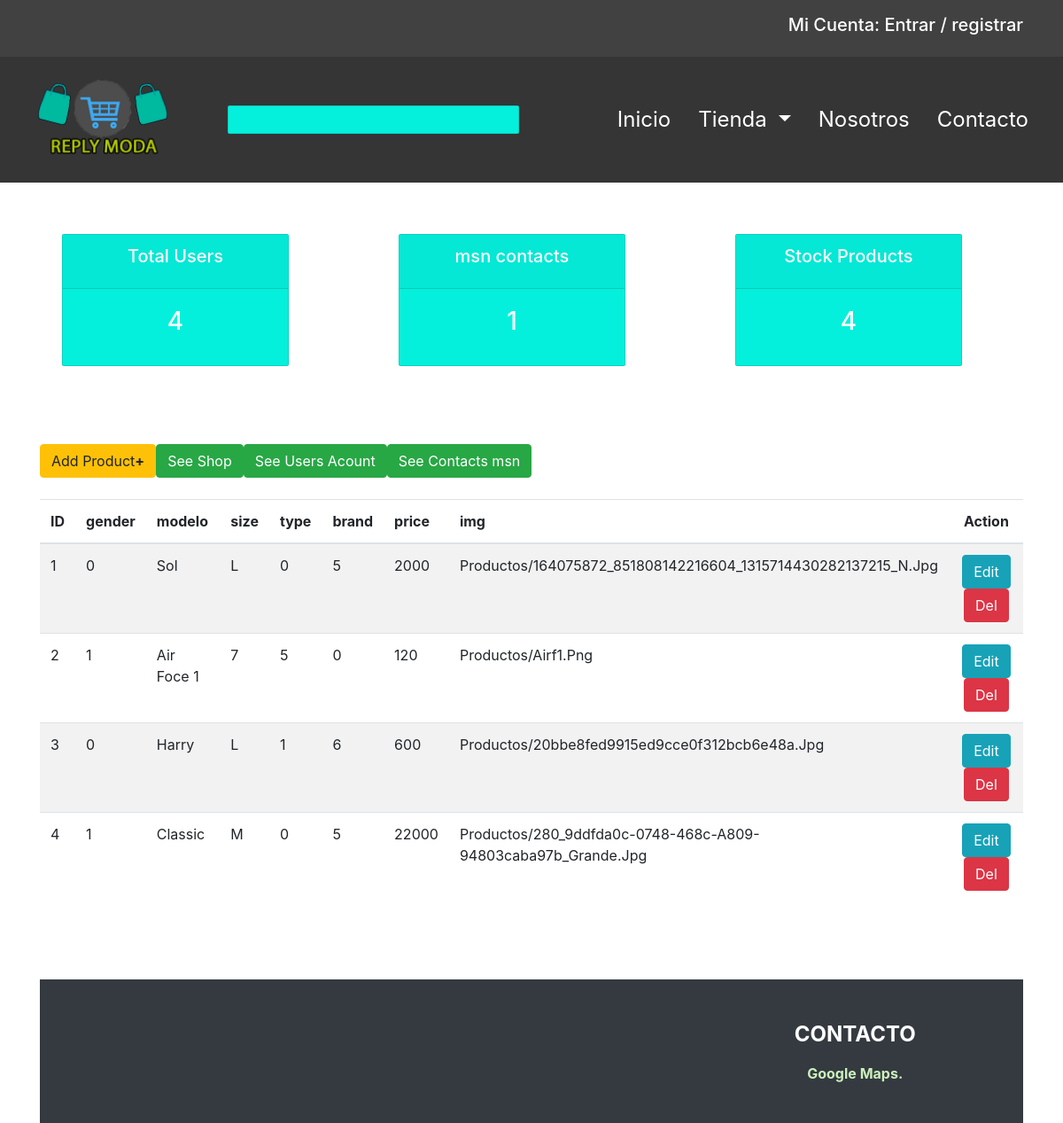
The app's page /productcrud/ (upper part), older data.
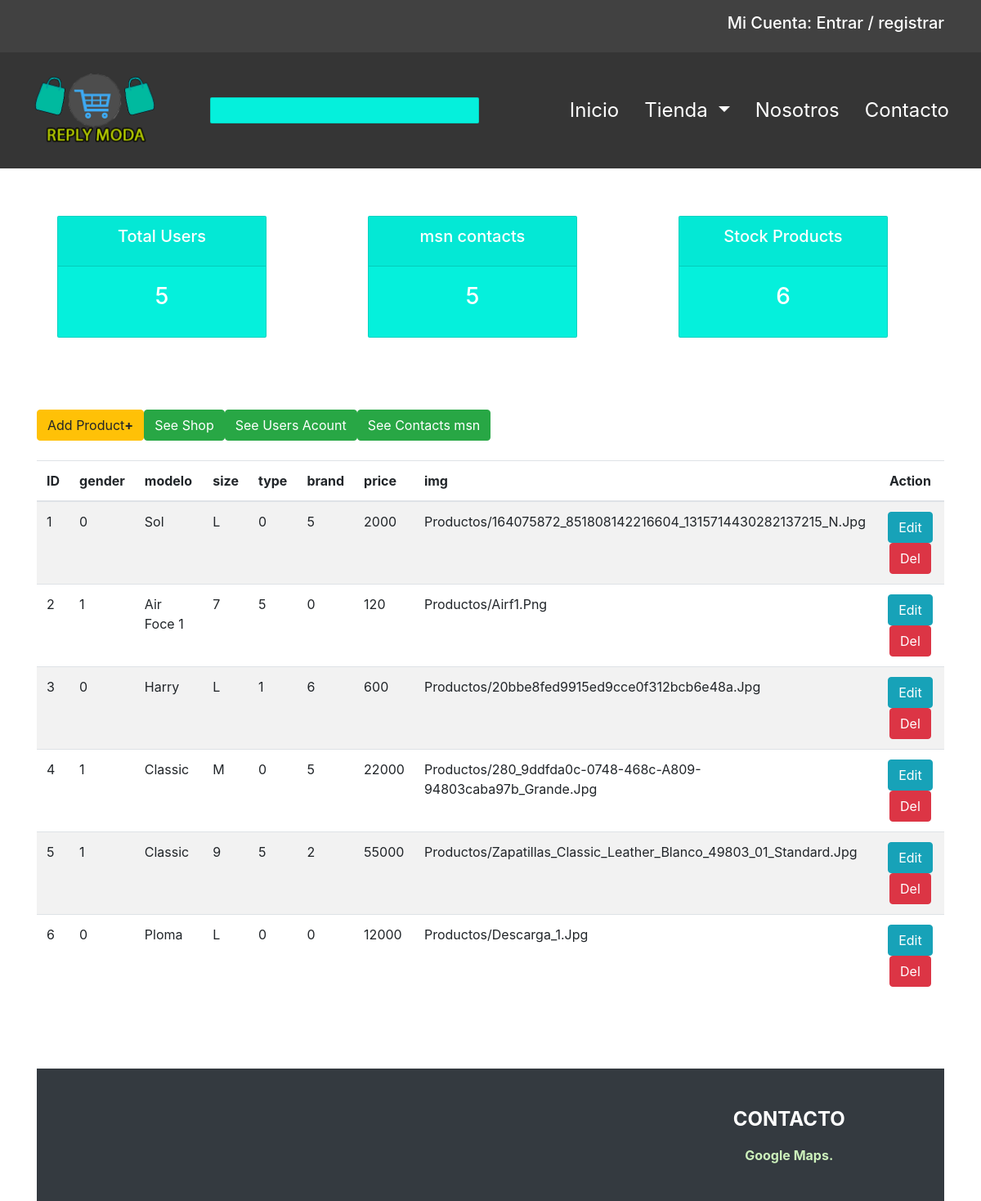
The same page, newer data.
### core/models.py (models this page shows, shortened)
class newProduct(models.Model):
    gender = models.IntegerField(choices = genders)
    name = models.CharField( max_length=50)
    size = models.CharField( max_length=5)
    type = models.IntegerField(choices = typeProduct)
    brand = models.IntegerField(choices = brands)
    price = models.IntegerField()
    img = models.ImageField(upload_to='productos', null=True, blank=True)

### core/views.py (the view)
# urls.py: path("productcrud/", views.productcrud, name='productcrud'), #listar
def productcrud(request): #listar producto en crud
    users = user.objects.all()
    contacts = usercontact.objects.all()
    products = newProduct.objects.all()
    numusers = users.count()
    numcontacts = contacts.count()
    numproducts = products.count()
    data = {
        'product' : products, 'nusers' : numusers, 'ncontacts' : numcontacts, 'nproducts' : numproducts
    }
    return render(request, 'web/productcrud.html', data)

### core/templates/web/productcrud.html (shortened to what this page needs)
{% extends 'web/base.html' %}
{% load static %}
{% block contenido %}
  <div class="container">
    <br>
    {%  include 'web/status.html' %}
    <br>
    <br>
    <table class="table table-striped custab">
      <thead>
        <a href="{% url 'addproducto' %}" class="btn btn-warning btn-xs pull-right">Add Product<b>+</b></a>
        <a href="{% url 'stockproduct' %}" class="btn btn-success btn-xs pull-right">See Shop<b></b> </a>
        <a href="{% url 'userscrud' %}" class="btn btn-success btn-xs pull-right">See Users Acount<b></b> </a>
        <a href="{% url 'contactcrud' %}" class="btn btn-success btn-xs pull-right">See Contacts msn<b></b> </a>
        <br>
        <tr>
          <br>
          <th>ID</th>
          <th>gender</th>
          <th>modelo</th>
          <th>size</th>
          <th>type</th>
          <th>brand</th>
          <th>price</th>
          <th>img</th>
          <th class="text-center">Action</th>
        </tr>
      </thead>
      {% for p in product %}
        <tr>
          <td>{{ p.id | title}}</td>
          <td>{{ p.gender | title}}</td>
          <td>{{ p.name | title}}</td>
          <td>{{ p.size | title}}</td>
          <td>{{ p.type | title}}</td>
          <td>{{ p.brand | title}}</td>
          <td>{{ p.price | title}}</td>
          <td>{{ p.img | title}}</td>
          <td class="text-center">
          <a href="{% url 'editproduct' p.id%}" class='btn btn-info btn-xs'> Edit</a>
          <a href="{% url 'deleteproduct' p.id%}" class="btn btn-danger btn-xs"> Del</a> </td>
        </tr>
      {% endfor %}
    </table>
    <br>
  <br>
  <br>
{% endblock contenido %}

Row changes from the older to the newer data that the page shows:
added newProduct: id "5", gender "1", name "Classic", size "9", type "5", brand "2", price "55000", img "Productos/Zapatillas_Classic_Leather_Blanco_49803_01_Standard.Jpg"
added newProduct: id "6", gender "0", name "Ploma", size "L", type "0", brand "0", price "12000", img "Productos/Descarga_1.Jpg"
Text that changed along with them:
{{ nusers }}: "4" → "5"
{{ ncontacts }}: "1" → "5"
{{ nproducts }}: "4" → "6"
